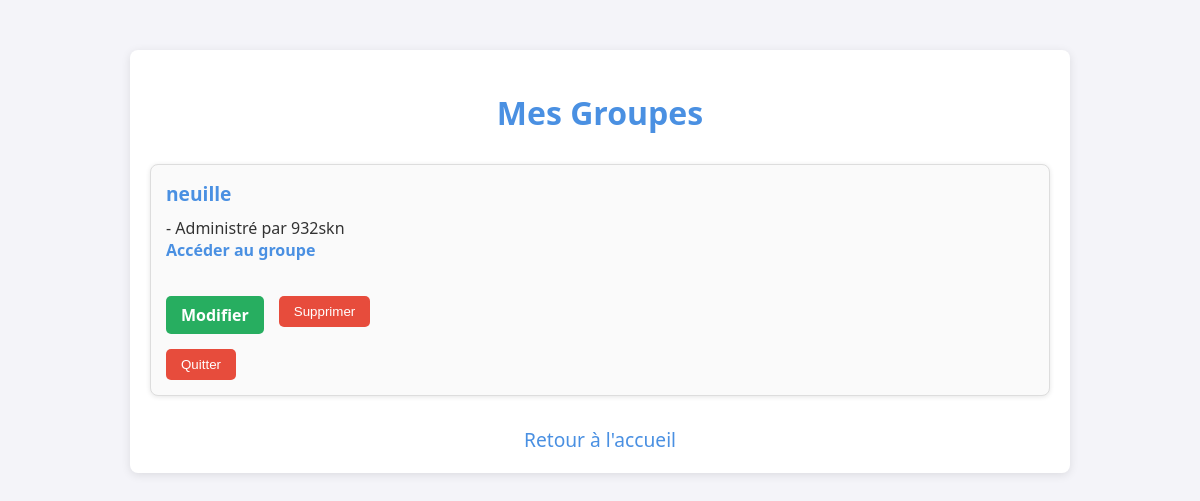
Before: /groups (signed in) with the older database file.
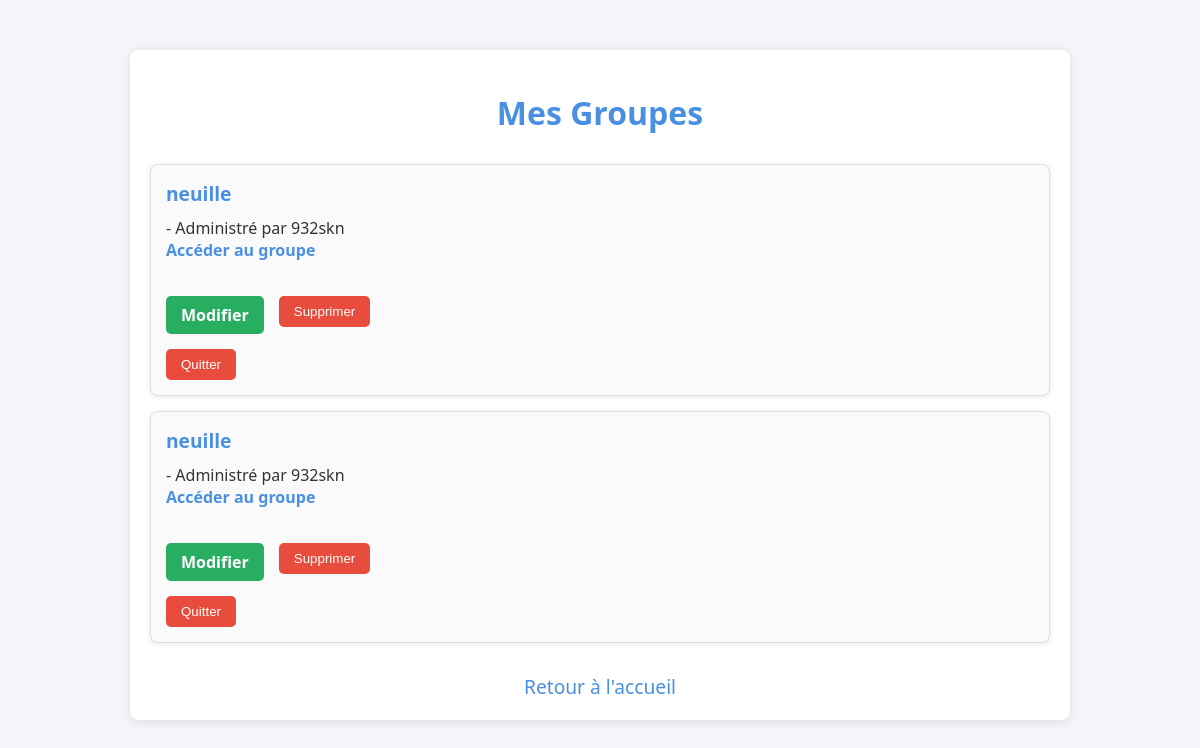
After: the same page with the newer database file.
### models.py (models this page shows)
class Group(db.Model):
    id = db.Column(db.Integer, primary_key=True)
    name = db.Column(db.String(100), nullable=False)
    admin_id = db.Column(db.Integer, db.ForeignKey('user.id'), nullable=False)
    admin = db.relationship('User', foreign_keys=[admin_id])

class User(UserMixin, db.Model):
    id = db.Column(db.Integer, primary_key=True)
    username = db.Column(db.String(150), unique=True, nullable=False)
    email = db.Column(db.String(150), unique=True, nullable=False)  # Nouveau champ
    phone_number = db.Column(db.String(20), unique=True, nullable=False)  # Nouveau champ
    password = db.Column(db.String(150), nullable=False)
    profile_picture = db.Column(db.String(200))
    bio = db.Column(db.Text)
    is_active = db.Column(db.Boolean, default=True)

### app.py (the view)
@app.route('/groups', methods=['GET'])
@login_required
def groups():
    groups = Group.query.join(GroupMember).filter(GroupMember.user_id == current_user.id).all()
    return render_template('groups.html', groups=groups, user=current_user)

### app.py (called while the page is built)
@login_manager.user_loader
def load_user(user_id):
    return db.session.get(User, int(user_id))  # Correctif pour éviter LegacyAPIWarning

@app.context_processor
def inject_profile_picture():
    def get_profile_picture(user):
        if user.profile_picture and os.path.exists(user.profile_picture):
            return url_for('static', filename=f"photos_profil/{os.path.basename(user.profile_picture)}")
        return url_for('static', filename='icone-profil-avatar-par-defaut-image-utilisateur-medias-sociaux-icone-avatar-gris-silhouette-profil-vierge-illustration-vectorielle_561158-3467.avif')
    return dict(get_profile_picture=get_profile_picture)

### templates/groups.html (shortened to what this page needs)
<!DOCTYPE html>
<html lang="fr">
<head>
    <link rel="stylesheet" href="https://cdnjs.cloudflare.com/ajax/libs/font-awesome/5.15.4/css/all.min.css">
</head>
<body>
    <div class="container">
        <h1>Mes Groupes</h1>
        <ul>
            {% for group in groups %}
                <li>
                    <strong>{{ group.name }}</strong> - Administré par {{ group.admin.username }}
                    <a href="{{ url_for('group_chat', group_id=group.id) }}">Accéder au groupe</a>
                    <div class="admin-actions">
                        {% if group.admin_id == user.id %}
                            <div class="action-buttons">
                                <a href="{{ url_for('edit_group', group_id=group.id) }}">Modifier</a>
                                <form method="POST" action="{{ url_for('delete_group', group_id=group.id) }}">
                                    <button type="submit" onclick="return confirm('Voulez-vous vraiment supprimer ce groupe ?')">Supprimer</button>
                                </form>
                            </div>
                        {% endif %}
                        <div class="action-buttons">
                            <form method="POST" action="{{ url_for('leave_group', group_id=group.id) }}">
                                <button type="submit" onclick="return confirm('Voulez-vous vraiment quitter ce groupe ?')">Quitter</button>
                            </form>
                        </div>
                    </div>
                </li>
            {% endfor %}
        </ul>
        <div class="return-link">
            <a href="{{ url_for('index') }}">Retour à l'accueil</a>
        </div>
    </div>
</body>
</html>

Changed rows visible on the page:
added Group: name "neuille", admin.username "932skn"
